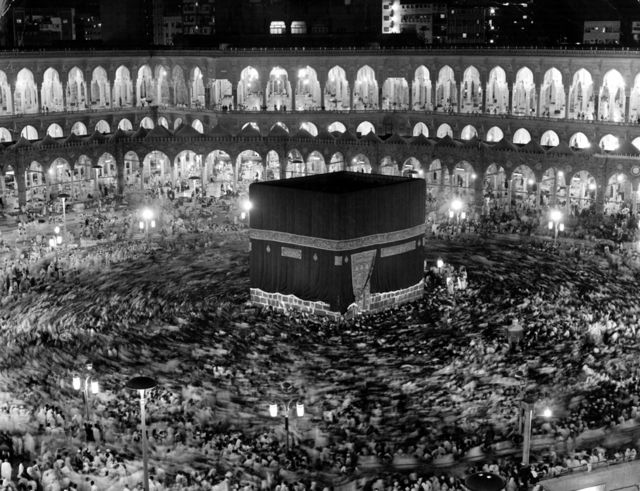
#> input picture resim/kabe.jpg, 640 x 491 px, found by its file name
$ python odev.py
#> lines starting #> are read from the running program, lines starting #| are printed output that depends on the picture
import cv2
import numpy as np
import matplotlib.pyplot as plt


resim = cv2.imread('resimler/kabe.jpg', cv2.IMREAD_GRAYSCALE)
#> resim is the input picture: shape (491, 640); min 0, max 255, mean 80.9

hist = cv2.calcHist([resim], [0], None, [256], [0, 256])
#> hist = 256 values, max 3009 at index 0, min 105 at index 247, mean 1227.5

plt.hist(resim.ravel(), 256, [0, 256])
plt.xlabel('Piksel Değeri')
plt.ylabel('Piksel Sayisi')
plt.title('Gri Resim Histogrami')
plt.show()
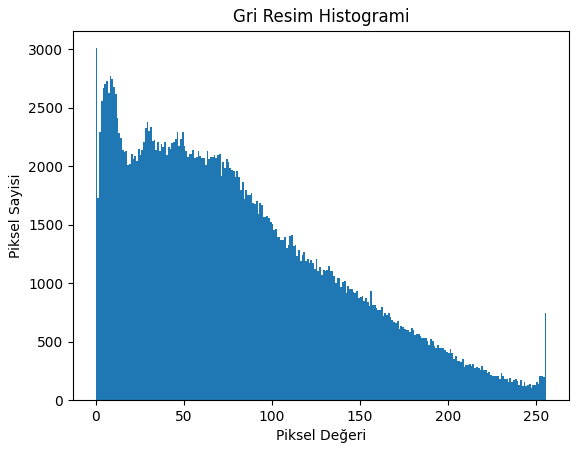
#> figure drawn by matplotlib, 1 panel; tallest bar 3009 high, from x = 0 to 1
